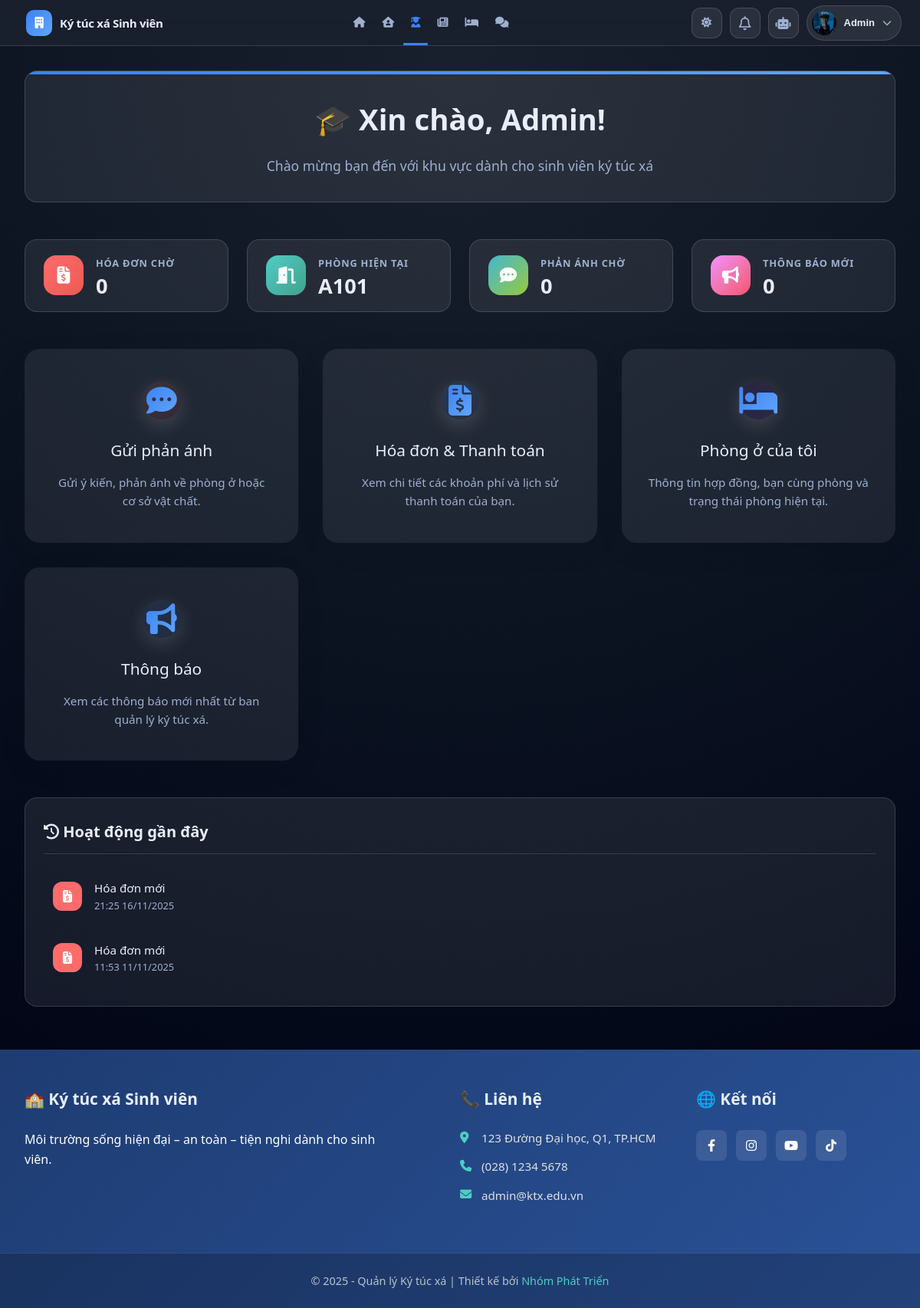
The app's page /modules/user/dashboard.php (signed in) with its own data.
### tables this page shows
CREATE TABLE IF NOT EXISTS `students` (
  `StudentID` int NOT NULL AUTO_INCREMENT,
  `UserID` int DEFAULT NULL,
  `StudentCode` varchar(20) NOT NULL,
  `FullName` varchar(100) NOT NULL,
  `Email` varchar(100) DEFAULT NULL,
  `Gender` enum('Nam','Nữ','Khác') NOT NULL,
  `BirthDate` date DEFAULT NULL,
  `CitizenID` varchar(20) DEFAULT NULL,
  `Hometown` varchar(100) DEFAULT NULL,
  `Address` varchar(255) DEFAULT NULL,
  `Phone` varchar(15) DEFAULT NULL,
  `ClassName` varchar(100) DEFAULT NULL,
  `CourseYear` varchar(9) DEFAULT NULL,
  `Avatar` varchar(255) DEFAULT NULL,
  `EmergencyContact` varchar(255) DEFAULT NULL,
  `CheckInDate` date DEFAULT NULL,
  `CheckOutDate` date DEFAULT NULL,
  `IsInDorm` tinyint(1) DEFAULT '1',
  `CreatedAt` datetime DEFAULT CURRENT_TIMESTAMP,
  `UpdatedAt` datetime DEFAULT CURRENT_TIMESTAMP ON UPDATE CURRENT_TIMESTAMP,
  `FacultyID` int DEFAULT NULL,
  PRIMARY KEY (`StudentID`),
  UNIQUE KEY `StudentCode` (`StudentCode`),
  UNIQUE KEY `UserID` (`UserID`),
  KEY `fk_faculty` (`FacultyID`),
  CONSTRAINT `fk_faculty` FOREIGN KEY (`FacultyID`) REFERENCES `faculties` (`FacultyID`) ON DELETE SET NULL ON UPDATE CASCADE,
  CONSTRAINT `students_ibfk_1` FOREIGN KEY (`UserID`) REFERENCES `users` (`UserID`)
);

CREATE TABLE IF NOT EXISTS `rooms` (
  `RoomID` int NOT NULL AUTO_INCREMENT,
  `BuildingID` int NOT NULL,
  `RoomNumber` varchar(10) DEFAULT NULL,
  `Capacity` int NOT NULL,
  `CurrentOccupants` int DEFAULT '0',
  `RoomType` enum('Nam','Nữ','Khác') NOT NULL,
  `RoomPrice` decimal(10,2) NOT NULL,
  `Status` enum('Trống','Đầy','Bảo trì') DEFAULT 'Trống',
  `ImagePath` varchar(255) DEFAULT NULL,
  `Gallery` json DEFAULT NULL,
  `Description` text,
  `Amenities` json DEFAULT NULL,
  `CreatedAt` datetime DEFAULT CURRENT_TIMESTAMP,
  `UpdatedAt` datetime DEFAULT CURRENT_TIMESTAMP ON UPDATE CURRENT_TIMESTAMP,
  PRIMARY KEY (`RoomID`),
  UNIQUE KEY `uq_rooms_building_room` (`BuildingID`,`RoomNumber`),
  CONSTRAINT `rooms_ibfk_1` FOREIGN KEY (`BuildingID`) REFERENCES `buildings` (`BuildingID`)
);

### modules/user/dashboard.php (the view, shortened to what this page needs)
<?php
include '../../db_connect.php';
include '../../includes/header.php';
$userId = $_SESSION['UserID'] ?? 0;
$studentId = $_SESSION['StudentID'] ?? 0;
if (empty($studentId) && !empty($userId)) {
  $res = $conn->query("SELECT StudentID FROM Students WHERE UserID = $userId LIMIT 1");
  if ($res && $res->num_rows > 0) {
    $studentId = $_SESSION['StudentID'];
  }
}
if ($studentId <= 0) {
  $unpaidBills = $pendingFeedbacks = $unreadAnnouncements = 0;
  $currentRoom = null;
  $recentActivities = [];
} else {
  $sql = "
        SELECT COUNT(*) AS count
        FROM Invoices i
        JOIN Contracts c ON c.ContractID = i.ContractID
        WHERE c.StudentID = ? AND i.Status = 'Chưa thanh toán'
    ";
  $stmt = $conn->prepare($sql);
  $stmt->bind_param("i", $studentId);
  $stmt->execute();
  $unpaidBills = (int)($stmt->get_result()->fetch_assoc()['count'] ?? 0);
  $sql = "
        SELECT r.RoomNumber, b.BuildingName
        FROM Contracts c
        JOIN Rooms r ON r.RoomID = c.RoomID
        JOIN Buildings b ON b.BuildingID = r.BuildingID
        WHERE c.StudentID = ? AND c.Status = 'Hiệu lực'
        LIMIT 1
    ";
  $stmt = $conn->prepare($sql);
  $stmt->bind_param("i", $studentId);
  $stmt->execute();
  $currentRoom = $stmt->get_result()->fetch_assoc();
  $sql = "
    SELECT COUNT(*) AS count
    FROM Feedbacks
    WHERE StudentID = ?
      AND Status IN ('Chưa xử lý', 'Đang xử lý')
";
  $stmt = $conn->prepare($sql);
  $stmt->bind_param("i", $studentId);
  $stmt->execute();
  $pendingFeedbacks = (int)($stmt->get_result()->fetch_assoc()['count'] ?? 0);
  $sql = "
        SELECT COUNT(*) AS count
        FROM Announcements
        WHERE DatePosted >= DATE_SUB(NOW(), INTERVAL 7 DAY)
        AND AnnouncementID NOT IN (
            SELECT AnnouncementID FROM AnnouncementViews WHERE StudentID = ?
        )
    ";
  $stmt = $conn->prepare($sql);
  $stmt->bind_param("i", $studentId);
  $stmt->execute();
  $unreadAnnouncements = (int)($stmt->get_result()->fetch_assoc()['count'] ?? 0);
  $activityQuery = "
        (SELECT
    'invoice' AS type,
    i.CreatedAt AS date,
    'Hóa đơn mới' AS title
 FROM Invoices i
 JOIN Contracts c ON c.ContractID = i.ContractID
 WHERE c.StudentID = $studentId
 ORDER BY i.CreatedAt DESC
 LIMIT 2)
        UNION
        (SELECT
        'feedback' AS type,
        f.CreatedAt AS date,
        'Phản ánh đã gửi' AS title
     FROM Feedbacks f
     WHERE f.StudentID = $studentId
     ORDER BY f.CreatedAt DESC
     LIMIT 2)
    ORDER BY date DESC
    LIMIT 4
    ";
  $recentActivities = $conn->query($activityQuery);
}
?>
<!DOCTYPE html>
<html lang="vi">
<head>
  <link rel="stylesheet" href="https://cdnjs.cloudflare.com/ajax/libs/font-awesome/6.4.0/css/all.min.css">
  <link rel="stylesheet" href="/assets/css/Dashboard_user.css">
</head>
<body>
  <div class="student-dashboard">
    <div class="dashboard-header">
      <h2>🎓 Xin chào, <?= htmlspecialchars($_SESSION['FullName'] ?? 'Sinh viên') ?>!</h2>
      <p>Chào mừng bạn đến với khu vực dành cho sinh viên ký túc xá</p>
    </div>
    <div class="quick-stats">
      <div class="stat-card">
        <div class="stat-icon bill">
          <i class="fas fa-file-invoice-dollar"></i>
        </div>
        <div class="stat-content">
          <h4>Hóa đơn chờ</h4>
          <div class="number"><?= $unpaidBills ?></div>
        </div>
      </div>
      <div class="stat-card">
        <div class="stat-icon room">
          <i class="fas fa-door-open"></i>
        </div>
        <div class="stat-content">
          <h4>Phòng hiện tại</h4>
          <div class="number"><?= $currentRoom ? $currentRoom['RoomNumber'] : 'Chưa có' ?></div>
        </div>
      </div>
      <div class="stat-card">
        <div class="stat-icon feedback">
          <i class="fas fa-comment-dots"></i>
        </div>
        <div class="stat-content">
          <h4>Phản ánh chờ</h4>
          <div class="number"><?= isset($pendingFeedbacks) ? $pendingFeedbacks : 0 ?></div>
        </div>
      </div>
      <div class="stat-card">
        <div class="stat-icon announcement">
          <i class="fas fa-bullhorn"></i>
        </div>
        <div class="stat-content">
          <h4>Thông báo mới</h4>
          <div class="number"><?= $unreadAnnouncements ?></div>
        </div>
      </div>
    </div>
    <div class="dashboard-grid">
      <a href="/modules/user/feedbacks.php" class="dashboard-card">
        <div class="icon-box"><i class="fas fa-comment-dots"></i></div>
        <h3>Gửi phản ánh</h3>
        <p>Gửi ý kiến, phản ánh về phòng ở hoặc cơ sở vật chất.</p>
      </a>
      <a href="/modules/user/bills/bills.php" class="dashboard-card">
        <div class="icon-box"><i class="fas fa-file-invoice-dollar"></i></div>
        <h3>Hóa đơn & Thanh toán</h3>
        <p>Xem chi tiết các khoản phí và lịch sử thanh toán của bạn.</p>
      </a>
      <a href="/modules/user/rooms/rooms.php" class="dashboard-card">
        <div class="icon-box"><i class="fas fa-bed"></i></div>
        <h3>Phòng ở của tôi</h3>
        <p>Thông tin hợp đồng, bạn cùng phòng và trạng thái phòng hiện tại.</p>
      </a>
      <a href="/modules/user/accesslogs.php" class="dashboard-card">
        <div class="icon-box"><i class="fas fa-bullhorn"></i></div>
        <h3>Thông báo</h3>
        <p>Xem các thông báo mới nhất từ ban quản lý ký túc xá.</p>
      </a>
    </div>
    <?php if ($recentActivities instanceof mysqli_result && $recentActivities->num_rows > 0): ?>
      <div class="recent-activity">
        <div class="activity-header">
          <h3><i class="fas fa-history"></i> Hoạt động gần đây</h3>
        </div>
        <div class="activity-list">
          <?php while ($activity = $recentActivities->fetch_assoc()): ?>
            <div class="activity-item">
              <div class="activity-icon" style="background: <?= $activity['type'] == 'invoice' ? '#ff6b6b' : '#4ecdc4' ?>;">
                <i class="fas fa-<?= $activity['type'] == 'invoice' ? 'file-invoice-dollar' : 'comment-dots' ?>"></i>
              </div>
              <div class="activity-content">
                <p><?= htmlspecialchars($activity['title']) ?></p>
                <div class="activity-time">
                  <?= date('H:i d/m/Y', strtotime($activity['date'])) ?>
                </div>
              </div>
            </div>
          <?php endwhile; ?>
        </div>
      </div>
    <?php else: ?>
      <div class="no-activity">
        <i class="fas fa-info-circle"></i> Chưa có hoạt động nào gần đây.
      </div>
    <?php endif; ?>
  </div>
  <?php include '../../includes/footer.php'; ?>
</body>
</html>

### includes/header.php (shortened to what this page needs)
<?php
require_once __DIR__ . '/error_handler.php';
$isLoggedIn  = isset($_SESSION['UserID']);
$displayName = $_SESSION['FullName'] ?? $_SESSION['Username'] ?? 'Tài khoản';
$currentPath = parse_url($_SERVER['REQUEST_URI'], PHP_URL_PATH);
$base = '/';
function nav_active($path)
{
    global $currentPath;
    return $currentPath === $path ? 'active' : '';
}
$avatarUrl = '/assets/img/avatars/user.png';
if (!empty($_SESSION['UserID'])) {
    $userID = (int)$_SESSION['UserID'];
    if (!empty($_SESSION['Avatar'])) {
        $avatarUrl = $_SESSION['Avatar'];
    } elseif (isset($conn) && $conn instanceof mysqli) {
        $sqlAvt = "SELECT Avatar FROM Students WHERE UserID = ? LIMIT 1";
        if ($stAvt = $conn->prepare($sqlAvt)) {
            $stAvt->bind_param("i", $userID);
            $stAvt->execute();
            $avtRes = $stAvt->get_result();
            if ($avtRes && $rowAvt = $avtRes->fetch_assoc()) {
                if (!empty($rowAvt['Avatar'])) {
                    $avatarUrl = $rowAvt['Avatar'];
                }
            }
        }
    }
}
?>
<!DOCTYPE html>
<html lang="vi">
<head>
    <link rel="stylesheet" href="<?= $base ?>assets/css/header.css">
    <link rel="stylesheet" href="<?= $base ?>assets/css/footer.css">
    <link rel="stylesheet" href="<?= $base ?>assets/css/index.css">
    <link rel="stylesheet" href="https://cdnjs.cloudflare.com/ajax/libs/font-awesome/6.5.0/css/all.min.css">
</head>
<body>
    <header class="admin-header">
        <div class="left">
            <a href="<?= $base ?>index.php" class="logo">
                <i class="fas fa-building"></i>
                <span>Ký túc xá Sinh viên</span>
            </a>
        </div>
        <nav class="admin-nav" id="adminNav">
            <a href="<?= $base ?>index.php" class="<?= nav_active($base . 'index.php') ?>">
                <i class="fas fa-house"></i>
            </a>
            <a href="<?= $base ?>modules/user/rooms/register_room.php" class="<?= nav_active($base . 'modules/user/rooms/register_room.php') ?>">
                <i class="fas fa-house-user"></i>
            </a>
            <a href="<?= $base ?>modules/user/dashboard.php" class="<?= nav_active($base . 'modules/user/dashboard.php') ?>">
                <i class="fas fa-user-graduate"></i>
            </a>
            <a href="<?= $base ?>modules/user/accesslogs.php" class="<?= nav_active($base . 'modules/user/accesslogs.php') ?>">
                <i class="fas fa-newspaper"></i>
            </a>
            <a href="<?= $base ?>modules/user/rooms/rooms.php" class="<?= nav_active($base . 'modules/user/rooms/rooms.php') ?>">
                <i class="fas fa-bed"></i>
            </a>
            <a href="<?= $base ?>modules/user/feedbacks.php" class="<?= nav_active($base . 'modules/user/feedbacks.php') ?>">
                <i class="fas fa-comments"></i>
            </a>
        </nav>
        <div class="right">
            <button id="themeToggle" class="theme-toggle" type="button" aria-label="Đổi giao diện">
                <i class="fas fa-sun"></i>
            </button>
            <div class="notify">
                <button class="notify-btn" aria-label="Thông báo">
                    <i class="fa-regular fa-bell"></i>
                </button>
            </div>
            <button id="chatAiToggle" class="chat-ai-button" aria-label="Chat AI">
                <i class="fas fa-robot"></i>
            </button>
            <div class="admin-profile">
                <?php if ($isLoggedIn): ?>
                    <button class="profile-btn" type="button" id="profileBtn">
                        <img src="<?= htmlspecialchars($avatarUrl) ?>"
                            alt="Avatar"
                            onerror="this.onerror=null;this.src='<?= $base ?>assets/img/avatars/user.png';">
                        <span class="name"><?= htmlspecialchars($displayName) ?></span>
                        <span class="caret"><i class="fas fa-chevron-down"></i></span>
                    </button>
                <?php endif; ?>
            </div>
        </div>
    </header>

### assets/css/index.css (style rules this page uses)
:root { --primary: #4361ee; --primary-dark: #3a56d4; --secondary: #7209b7; --success: #4cc9f0; --light: #f8f9fa; --dark: #212529; --gray: #6c757d; --gray-light: #e9ecef; --danger: #e63946; --warning: #f4a261; --info: #4895ef; --border-radius: 12px; --box-shadow: 0 8px 30px rgba(0, 0, 0, 0.08); --box-shadow-hover: 0 15px 40px rgba(0, 0, 0, 0.12); --transition: all 0.3s ease; }
* { margin: 0; padding: 0; box-sizing: border-box; }
body { font-family: 'Segoe UI', Tahoma, Geneva, Verdana, sans-serif; line-height: 1.6; color: var(--dark); background-color: #f9fafb; }
body[data-theme="dark"] { --light: #0b1220; --dark: #e9eefb; --gray: #9fb0d0; --gray-light: rgba(255, 255, 255, 0.08); --box-shadow: none; --box-shadow-hover: 0 15px 40px rgba(0, 0, 0, 0.3); }
body[data-theme="dark"] { background-color: #0b1220; color: #e9eefb; }
body[data-theme="dark"] .section-title h2, body[data-theme="dark"] .room-body h3, body[data-theme="dark"] .feature-card h3, body[data-theme="dark"] .info-item strong, body[data-theme="dark"] .no-contract h3, body[data-theme="dark"] .no-rooms h3, body[data-theme="dark"] .filter-group label, body[data-theme="dark"] .announcement-card h3, body[data-theme="dark"] .filter-item label, body[data-theme="dark"] .faq-question, body[data-theme="dark"] .detail-item span, body[data-theme="dark"] .price-tag, body[data-theme="dark"] h2, body[data-theme="dark"] h3 { color: #e9eefb !important; }

### records on screen
students: Avatar (picture)
rooms: RoomNumber "A101"

### other values on screen
$displayName "Admin"
$_SESSION['FullName'] "Admin"
$unpaidBills "0"
$pendingFeedbacks "0"
$unreadAnnouncements "0"
$activity['title'] "Hóa đơn mới"
date('H:i d/m/Y', strtotime($activity['date'])) "21:25 16/11/2025"
date('H:i d/m/Y', strtotime($activity['date'])) "11:53 11/11/2025"
